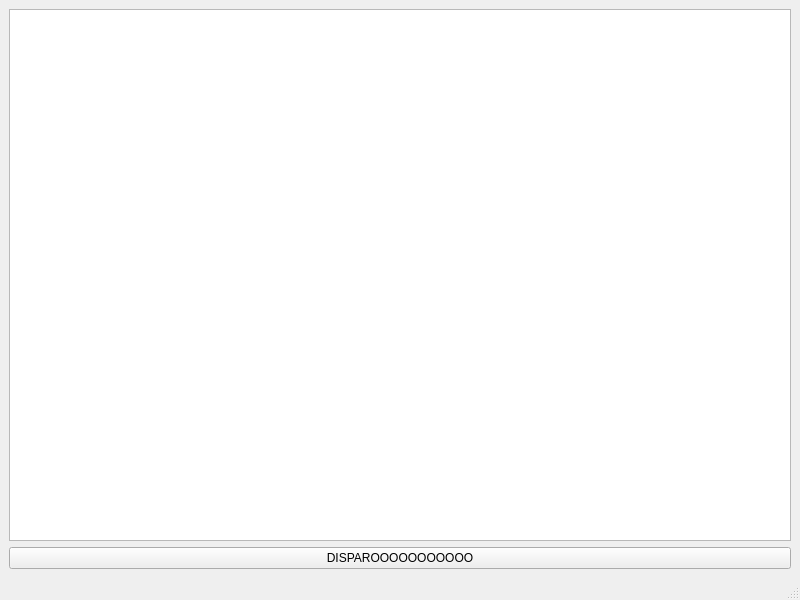
<?xml version="1.0" encoding="UTF-8"?>
<ui version="4.0">
 <class>MainWindow</class>
 <widget class="QMainWindow" name="MainWindow">
  <property name="geometry">
   <rect>
    <x>0</x>
    <y>0</y>
    <width>800</width>
    <height>600</height>
   </rect>
  </property>
  <property name="windowTitle">
   <string>MainWindow</string>
  </property>
  <widget class="QWidget" name="centralwidget">
   <layout class="QGridLayout" name="gridLayout">
    <item row="0" column="0">
     <widget class="QGraphicsView" name="graphicsView"/>
    </item>
    <item row="1" column="0">
     <widget class="QPushButton" name="pushButton">
      <property name="text">
       <string>DISPAROOOOOOOOOOO</string>
      </property>
     </widget>
    </item>
   </layout>
  </widget>
  <widget class="QMenuBar" name="menubar">
   <property name="geometry">
    <rect>
     <x>0</x>
     <y>0</y>
     <width>800</width>
     <height>20</height>
    </rect>
   </property>
  </widget>
  <widget class="QStatusBar" name="statusbar"/>
 </widget>
 <resources/>
 <connections/>
</ui>
